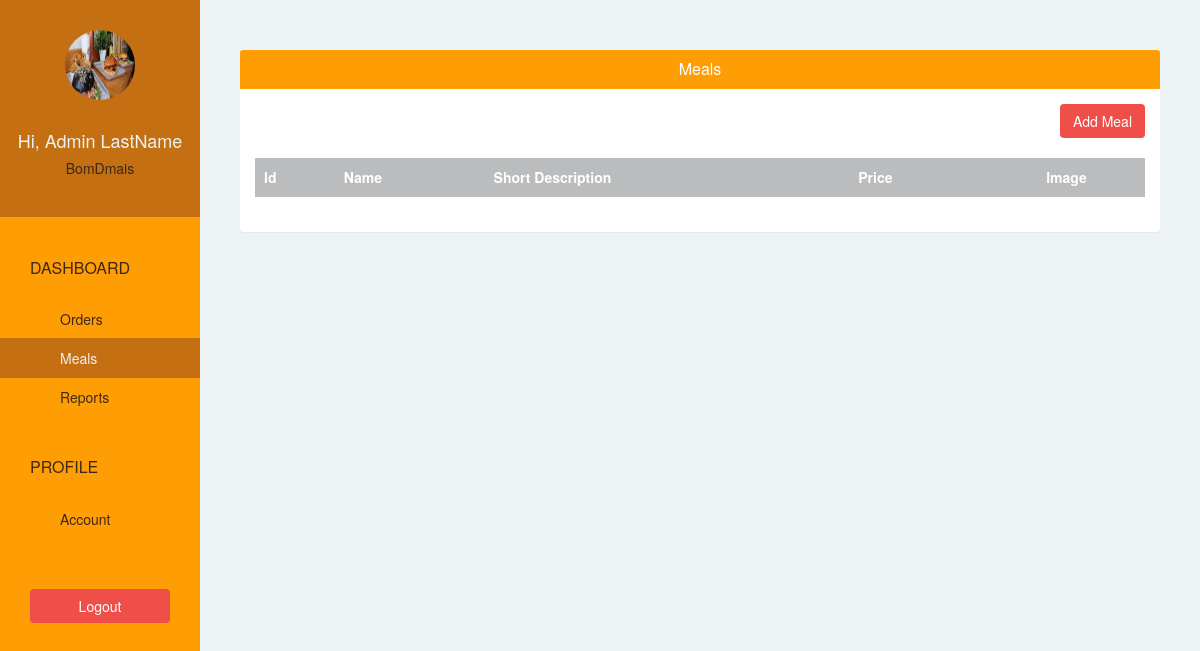
/restaurant/meal/ (signed in), run on an earlier commit of the app's database.
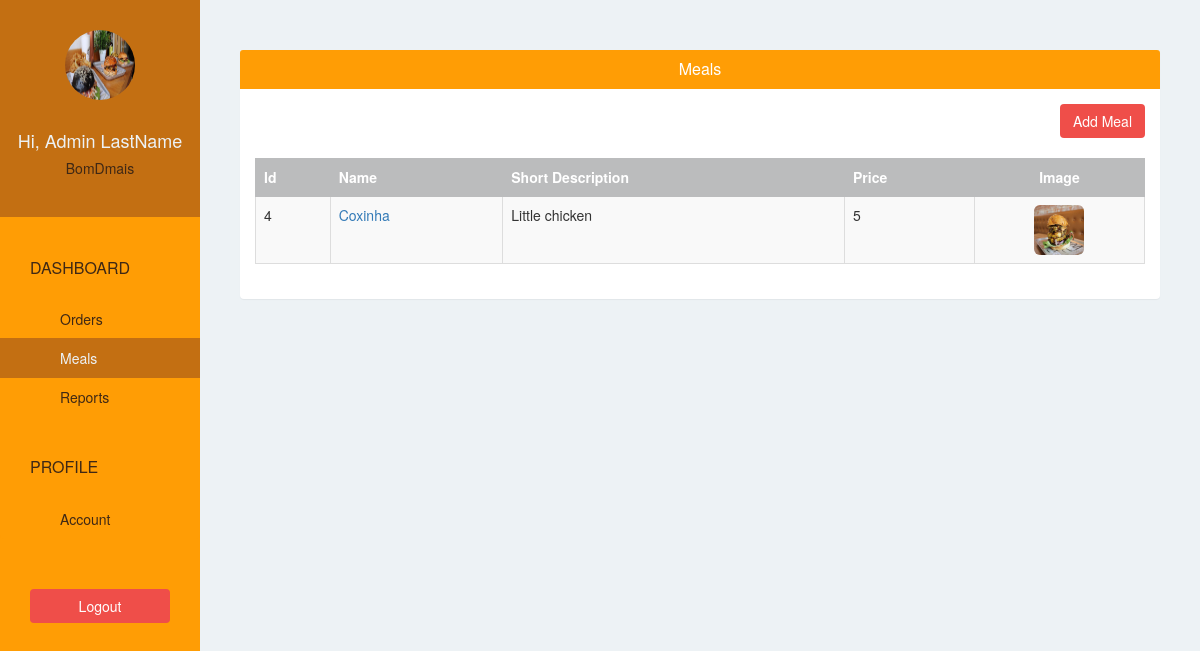
And on a later commit of the database.
### willylistapp/models.py (models this page shows, shortened)
class Meal(models.Model):
    restaurant = models.ForeignKey(Restaurant) # ForeignKey: one to many relationship
    name = models.CharField(max_length=500)
    short_description = models.CharField(max_length=500)
    image = models.ImageField(upload_to='meal_images/', blank=False)
    price = models.IntegerField(default=0)

### willylistapp/views.py (the view)
# urls.py: url(r'^restaurant/meal/$', views.restaurant_meal, name = 'restaurant-meal'),
@login_required(login_url='/restaurant/sign-in/')
def restaurant_meal(request):
    meals = Meal.objects.filter(restaurant = request.user.restaurant).order_by("-id")
    return render(request, 'restaurant/meal.html', {"meals": meals})

### willylistapp/templates/restaurant/meal.html
{% extends 'restaurant/base.html' %}
{% block page %}
    <div class="panel">
        <div class="panel-heading bg-blue">
            <h4 class="panel-title text-center text-white">Meals</h4>
        </div>
        <div class="panel-body">
            <div class="text-right">
                <a href="{% url 'restaurant-add-meal' %}" class="btn btn-pink">Add Meal</a>
                <br/>
                <br/>
            </div>
            <table class="table table-bordered table-hover table-striped">
                <thead>
                  <tr class="bg-gray text-white">
                    <th>Id</th>
                    <th>Name</th>
                    <th>Short Description</th>
                    <th>Price</th>
                    <th class="text-center">Image</th>
                  </tr>
                </thead>
                <tbody>
                    {% for meal in meals %}
                        <tr>
                          <td scope="row">{{ meal.id }}</td>
                          <td><a href="{% url 'restaurant-edit-meal' meal.id %}">{{ meal.name }}</a></td>
                          <td>{{ meal.short_description }}</td>
                          <td>{{ meal.price }}</td>
                          <td class="text-center"><img class="img-rounded"
                              src="{{ MEDIA_URL }}{{ meal.image }}" width="50" height="50"></td>
                        </tr>
                    {% endfor %}
                </tbody>
            </table>
        </div>
    </div>
{% endblock %}

What changed in the data, as far as the page shows it:
added Meal: id "4", name "Coxinha", short_description "Little chicken", price "5", image (picture)
